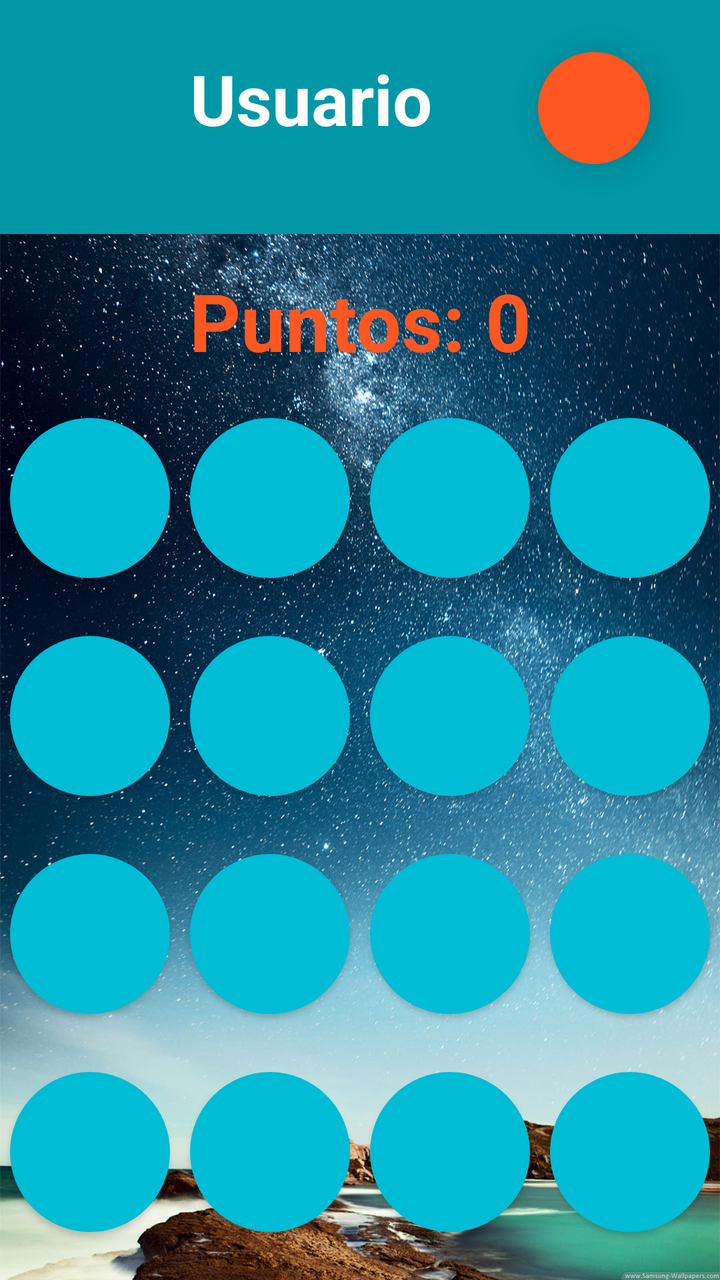
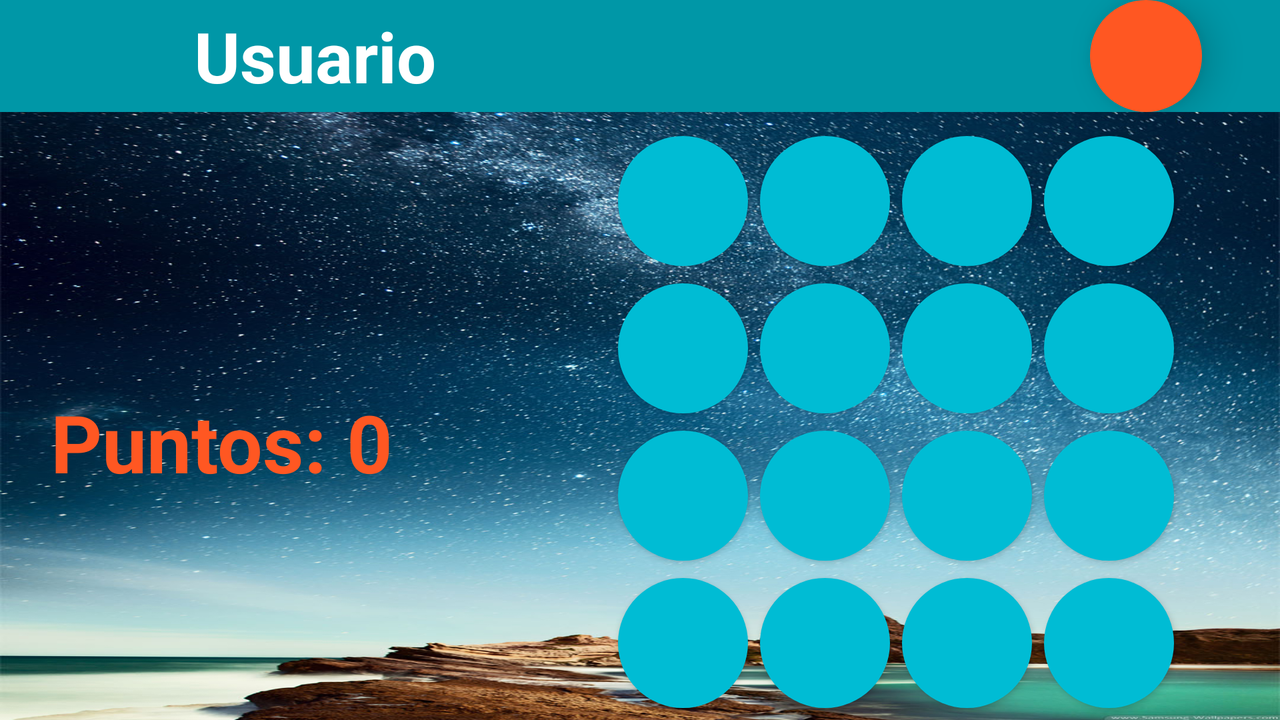

An Android layout and its configuration variant, each rendered on a device that would load it. The default file and the variant file are quoted in full after the pictures.
<!-- AndroidManifest.xml: application theme AppTheme -->
<!-- res/layout/activity_avanzado.xml -->
<LinearLayout xmlns:android="http://schemas.android.com/apk/res/android"
    xmlns:tools="http://schemas.android.com/tools"
    xmlns:app="http://schemas.android.com/apk/res-auto"
    android:layout_height="match_parent"
    android:layout_width="match_parent"
    tools:context="com.puche.juegomaterial.Avanzado"
    android:orientation="vertical"
    android:background="@drawable/fondo3"
    android:id="@+id/view">

    <RelativeLayout
        android:layout_width="match_parent"
        android:layout_height="117dp"
        android:background="@color/primaryDark"
        >

        <TextView
            android:id="@+id/texto"
            android:layout_width="wrap_content"
            android:layout_height="wrap_content"
            android:text="@string/Usuario"
            android:textSize="35dp"
            android:textStyle="bold"
            android:layout_marginLeft="15dp"
            android:textAppearance="?android:attr/textAppearanceLarge"
            android:layout_alignParentTop="true"
            android:layout_toRightOf="@+id/imageButton"
            android:layout_toEndOf="@+id/imageButton"
            android:layout_marginTop="26dp" />

        <ImageButton
            android:layout_width="50dp"
            android:layout_height="50dp"
            android:id="@+id/imageButton"
            android:background="@drawable/user_icon2"
            android:layout_marginLeft="30dp"
            android:layout_alignBottom="@+id/texto"
            android:layout_alignParentLeft="true"
            android:layout_alignParentStart="true"
            android:layout_marginStart="30dp" />

        <android.support.design.widget.FloatingActionButton
            android:id="@+id/fab"
            android:layout_width="wrap_content"
            android:layout_height="wrap_content"
            android:layout_gravity="end|bottom"
            app:borderWidth="0dp"
            app:elevation="10dp"
            android:background="@drawable/ic_apps"
            android:layout_marginRight="35dp"
            android:layout_marginEnd="35dp"
            android:layout_alignTop="@+id/texto"
            android:layout_alignParentRight="true"
            android:layout_alignParentEnd="true" />
    </RelativeLayout>

    <LinearLayout
        android:orientation="vertical"
        android:layout_width="0dp"
        android:layout_height="0dp"
        android:id="@+id/historial">

    </LinearLayout>
    <RelativeLayout
        android:layout_width="match_parent"
        android:layout_height="0dp"
        android:layout_weight="0.8">

        <TextView
            android:layout_width="wrap_content"
            android:layout_height="wrap_content"
            android:gravity="center_horizontal"
            android:textSize="40dp"
            android:textStyle="bold"
            android:textColor="@color/accent"
            android:text="Puntos: 0"
            android:id="@+id/puntos"
            android:layout_centerVertical="true"
            android:layout_centerHorizontal="true" />

    </RelativeLayout>
    <LinearLayout
        android:layout_width="wrap_content"
        android:layout_height="0dp"
        android:layout_weight="4"

        android:id="@+id/botones"
        android:orientation="vertical"
        android:layout_gravity="center">
        <LinearLayout
            android:layout_width="wrap_content"
            android:layout_height="0dp"
            android:orientation="horizontal"
            android:layout_weight="1"
            android:id="@+id/lwidth"
            android:layout_gravity="center_horizontal">

            <Button
                android:layout_width="80dp"
                android:layout_height="80dp"
                android:layout_weight="0"
                android:text=""
                android:textColor="@color/accent"
                android:textSize="50dp"
                android:textStyle="bold"
                android:id="@+id/b11"
                android:onClick="verificar"
                android:background="@drawable/btn_circle"
                android:layout_margin="5dp"
                android:elevation="10dp"/>
            <Button
                android:layout_width="80dp"
                android:layout_height="80dp"
                android:layout_weight="0"
                android:text=""
                android:textColor="@color/accent"
                android:textSize="50dp"
                android:textStyle="bold"
                android:id="@+id/b12"
                android:onClick="verificar"
                android:background="@drawable/btn_circle"
                android:layout_margin="5dp"/>

            <Button
                android:layout_width="80dp"
                android:layout_height="80dp"
                android:layout_weight="0"
                android:text=""
                android:textColor="@color/accent"
                android:textSize="50dp"
                android:textStyle="bold"
                android:id="@+id/b13"
                android:onClick="verificar"
                android:background="@drawable/btn_circle"
                android:layout_margin="5dp"/>
            <Button
                android:layout_width="80dp"
                android:layout_height="80dp"
                android:layout_weight="0"
                android:text=""
                android:textColor="@color/accent"
                android:textSize="50dp"
                android:textStyle="bold"
                android:id="@+id/b14"
                android:onClick="verificar"
                android:background="@drawable/btn_circle"
                android:layout_margin="5dp"/>
        </LinearLayout>

        <LinearLayout
            android:layout_width="match_parent"
            android:layout_height="0dp"
            android:orientation="horizontal"
            android:layout_weight="1">

            <Button
                android:layout_width="80dp"
                android:layout_height="80dp"
                android:layout_weight="0"
                android:text=""
                android:textColor="@color/accent"
                android:textSize="50dp"
                android:textStyle="bold"
                android:id="@+id/b21"
                android:onClick="verificar"
                android:background="@drawable/btn_circle"
                android:layout_margin="5dp"/>
            <Button
                android:layout_width="80dp"
                android:layout_height="80dp"
                android:layout_weight="0"
                android:text=""
                android:textColor="@color/accent"
                android:textSize="50dp"
                android:textStyle="bold"
                android:id="@+id/b22"
                android:onClick="verificar"
                android:background="@drawable/btn_circle"
                android:layout_margin="5dp"/>
            <Button
                android:layout_width="80dp"
                android:layout_height="80dp"
                android:layout_weight="0"
                android:text=""
                android:textColor="@color/accent"
                android:textSize="50dp"
                android:textStyle="bold"
                android:id="@+id/b23"
                android:onClick="verificar"
                android:background="@drawable/btn_circle"
                android:layout_margin="5dp"/>
            <Button
                android:layout_width="80dp"
                android:layout_height="80dp"
                android:layout_weight="0"
                android:text=""
                android:textColor="@color/accent"
                android:textSize="50dp"
                android:textStyle="bold"
                android:id="@+id/b24"
                android:onClick="verificar"
                android:background="@drawable/btn_circle"
                android:layout_margin="5dp"/>
        </LinearLayout>

        <LinearLayout
            android:layout_width="match_parent"
            android:layout_height="0dp"
            android:orientation="horizontal"
            android:layout_weight="1">

            <Button
                android:layout_width="80dp"
                android:layout_height="80dp"
                android:layout_weight="0"
                android:text=""
                android:textColor="@color/accent"
                android:textSize="50dp"
                android:textStyle="bold"
                android:id="@+id/b31"
                android:onClick="verificar"
                android:background="@drawable/btn_circle"
                android:layout_margin="5dp"/>
            <Button
                android:layout_width="80dp"
                android:layout_height="80dp"
                android:layout_weight="0"
                android:text=""
                android:textColor="@color/accent"
                android:textSize="50dp"
                android:textStyle="bold"
                android:id="@+id/b32"
                android:onClick="verificar"
                android:background="@drawable/btn_circle"
                android:layout_margin="5dp"/>
            <Button
                android:layout_width="80dp"
                android:layout_height="80dp"
                android:layout_weight="0"
                android:text=""
                android:textColor="@color/accent"
                android:textSize="50dp"
                android:textStyle="bold"
                android:id="@+id/b33"
                android:onClick="verificar"
                android:background="@drawable/btn_circle"
                android:layout_margin="5dp"/>
            <Button
                android:layout_width="80dp"
                android:layout_height="80dp"
                android:layout_weight="0"
                android:text=""
                android:textColor="@color/accent"
                android:textSize="50dp"
                android:textStyle="bold"
                android:id="@+id/b34"
                android:onClick="verificar"
                android:background="@drawable/btn_circle"
                android:layout_margin="5dp"/>
        </LinearLayout>

        <LinearLayout
            android:layout_width="match_parent"
            android:layout_height="0dp"
            android:orientation="horizontal"
            android:layout_weight="1">

            <Button
                android:layout_width="80dp"
                android:layout_height="80dp"
                android:layout_weight="0"
                android:text=""
                android:textColor="@color/accent"
                android:textSize="50dp"
                android:textStyle="bold"
                android:id="@+id/b41"
                android:onClick="verificar"
                android:background="@drawable/btn_circle"
                android:layout_margin="5dp"/>
            <Button
                android:layout_width="80dp"
                android:layout_height="80dp"
                android:layout_weight="0"
                android:text=""
                android:textColor="@color/accent"
                android:textSize="50dp"
                android:textStyle="bold"
                android:id="@+id/b42"
                android:onClick="verificar"
                android:background="@drawable/btn_circle"
                android:layout_margin="5dp"/>
            <Button
                android:layout_width="80dp"
                android:layout_height="80dp"
                android:layout_weight="0"
                android:text=""
                android:textColor="@color/accent"
                android:textSize="50dp"
                android:textStyle="bold"
                android:id="@+id/b43"
                android:onClick="verificar"
                android:background="@drawable/btn_circle"
                android:layout_margin="5dp"/>
            <Button
                android:layout_width="80dp"
                android:layout_height="80dp"
                android:layout_weight="0"
                android:text=""
                android:textColor="@color/accent"
                android:textSize="50dp"
                android:textStyle="bold"
                android:id="@+id/b44"
                android:onClick="verificar"
                android:background="@drawable/btn_circle"
                android:layout_margin="5dp"/>
        </LinearLayout>



    </LinearLayout>


</LinearLayout>
<!-- resources referenced by this layout -->
<resources>
  <!-- from res/values-v21/ -->
  <color name="accent">#FF5722</color>
  <!-- from res/values-v21/ -->
  <color name="primaryDark">#0097A7</color>
  <!-- drawable btn_circle (drawable) -->
  <?xml version="1.0" encoding="utf-8"?>
  <selector xmlns:android="http://schemas.android.com/apk/res/android">
      <item android:state_activated="true" android:drawable="@drawable/btn_circle_press"/>
      <item android:state_empty="true" android:drawable="@drawable/btn_circle_hide"/>
      <item android:drawable="@drawable/btn_circle_default"
          />
  
  </selector>
  <!-- drawable fondo3: jpg bitmap (drawable, 428645 bytes) -->
  <!-- drawable ic_apps: png bitmap (drawable, 413 bytes) -->
  <string name="Usuario">Usuario</string>
  <!-- from res/values-v21/ -->
  <style name="AppTheme" parent="Theme.AppCompat.NoActionBar">
  
          <item name="colorPrimary">@color/primary</item>
          <item name="colorPrimaryDark">@color/primaryDark</item>
          <item name="colorAccent">@color/accent</item>
          <item name="windowActionBar">false</item>
          <item name="windowNoTitle">true</item>
      </style>
  <!-- drawable btn_circle_press (drawable) -->
  <?xml version="1.0" encoding="utf-8"?>
  <shape xmlns:android="http://schemas.android.com/apk/res/android"
  
      android:shape="oval">
      <solid android:color="#ff747e" />
      <size android:height="700dp" android:width="700dp" />
  
  
  </shape>
  <!-- drawable btn_circle_hide (drawable) -->
  <?xml version="1.0" encoding="utf-8"?>
  <shape xmlns:android="http://schemas.android.com/apk/res/android"
  
      android:shape="oval">
      <solid android:color="#000303" />
      <size android:height="700dp" android:width="700dp" />
  
  
  </shape>
  <!-- drawable btn_circle_default (drawable) -->
  <?xml version="1.0" encoding="utf-8"?>
  <shape xmlns:android="http://schemas.android.com/apk/res/android"
  
  android:shape="oval">
  <solid android:color="@color/primary" />
      <size android:height="200dp" android:width="200dp" />
  
  
  </shape>
  <!-- from res/values-v21/ -->
  <color name="primary">#00BCD4</color>
</resources>
<!-- res/layout-land/activity_avanzado.xml (the repository's variant of the layout above) -->
<!-- drawn on the phone turned sideways -->
<LinearLayout xmlns:android="http://schemas.android.com/apk/res/android"
    xmlns:tools="http://schemas.android.com/tools"
    xmlns:app="http://schemas.android.com/apk/res-auto"
    android:layout_height="match_parent"
    android:layout_width="match_parent"
    tools:context="com.puche.juegomaterial.Avanzado"
    android:orientation="vertical"
    android:background="@drawable/fondo3"
    android:id="@+id/view">

    <RelativeLayout
        android:layout_width="match_parent"
        android:layout_height="wrap_content"
        android:background="@color/primaryDark"
        >

        <TextView
            android:id="@+id/texto"
            android:layout_width="wrap_content"
            android:layout_height="wrap_content"
            android:text="@string/Usuario"
            android:textSize="35dp"
            android:textStyle="bold"
            android:layout_marginLeft="27dp"
            android:textAppearance="?android:attr/textAppearanceLarge"
            android:layout_centerVertical="true"
            android:layout_toRightOf="@+id/imageButton"
            android:layout_toEndOf="@+id/imageButton"
            android:layout_marginStart="27dp" />

        <ImageButton
            android:layout_width="50dp"
            android:layout_height="50dp"
            android:id="@+id/imageButton"
            android:background="@drawable/user_icon2"
            android:layout_marginLeft="30dp"
            android:layout_alignBottom="@+id/texto"
            android:layout_alignParentLeft="true"
            android:layout_alignParentStart="true"
            android:layout_marginStart="20dp" />

        <android.support.design.widget.FloatingActionButton
            android:id="@+id/fab"
            android:layout_width="wrap_content"
            android:layout_height="wrap_content"
            android:layout_gravity="end|bottom"
            app:borderWidth="0dp"
            app:elevation="10dp"
            android:background="@drawable/ic_apps"
            android:layout_marginRight="39dp"
            android:layout_marginEnd="39dp"
            android:layout_alignParentTop="true"
            android:layout_alignParentRight="true"
            android:layout_alignParentEnd="true" />
    </RelativeLayout>

    <LinearLayout
        android:orientation="vertical"
        android:layout_width="0dp"
        android:layout_height="0dp"
        android:id="@+id/historial">

    </LinearLayout>
    <RelativeLayout
        android:layout_width="match_parent"
        android:layout_height="0dp"
        android:layout_weight="0.8">

    </RelativeLayout>

    <TextView
        android:layout_width="wrap_content"
        android:layout_height="wrap_content"
        android:gravity="center_horizontal"
        android:textSize="40dp"
        android:textStyle="bold"
        android:textColor="@color/accent"
        android:text="Puntos: 0"
        android:layout_marginTop="130dp"
        android:layout_marginLeft="25dp"
        android:id="@+id/puntos"
        android:layout_centerVertical="true"
        android:layout_centerHorizontal="true" />

    <LinearLayout
        android:layout_width="wrap_content"
        android:layout_height="wrap_content"
        android:layout_weight="1"
        android:id="@+id/botones"
        android:orientation="vertical"
        android:layout_marginTop="-183dp"
        android:layout_marginLeft="50dp"
        android:layout_marginRight="50dp"
        android:layout_gravity="center|right">
        <LinearLayout
            android:layout_width="wrap_content"
            android:layout_height="0dp"
            android:orientation="horizontal"
            android:layout_weight="1"
            android:id="@+id/lwidth"
            android:layout_gravity="center_horizontal">

            <Button
                android:layout_width="65dp"
                android:layout_height="65dp"
                android:layout_weight="0"
                android:text=""
                android:textColor="@color/accent"
                android:textSize="50dp"
                android:textStyle="bold"
                android:id="@+id/b11"
                android:onClick="verificar"
                android:background="@drawable/btn_circle"
                android:layout_margin="3dp"
                android:elevation="10dp"/>
            <Button
                android:layout_width="65dp"
                android:layout_height="65dp"
                android:layout_weight="0"
                android:text=""
                android:textColor="@color/accent"
                android:textSize="50dp"
                android:textStyle="bold"
                android:id="@+id/b12"
                android:onClick="verificar"
                android:background="@drawable/btn_circle"
                android:layout_margin="3dp"/>

            <Button
                android:layout_width="65dp"
                android:layout_height="65dp"
                android:layout_weight="0"
                android:text=""
                android:textColor="@color/accent"
                android:textSize="50dp"
                android:textStyle="bold"
                android:id="@+id/b13"
                android:onClick="verificar"
                android:background="@drawable/btn_circle"
                android:layout_margin="3dp"/>
            <Button
                android:layout_width="65dp"
                android:layout_height="65dp"
                android:layout_weight="0"
                android:text=""
                android:textColor="@color/accent"
                android:textSize="50dp"
                android:textStyle="bold"
                android:id="@+id/b14"
                android:onClick="verificar"
                android:background="@drawable/btn_circle"
                android:layout_margin="3dp"/>
        </LinearLayout>

        <LinearLayout
            android:layout_width="match_parent"
            android:layout_height="0dp"
            android:orientation="horizontal"
            android:layout_weight="1">

            <Button
                android:layout_width="65dp"
                android:layout_height="65dp"
                android:layout_weight="0"
                android:text=""
                android:textColor="@color/accent"
                android:textSize="50dp"
                android:textStyle="bold"
                android:id="@+id/b21"
                android:onClick="verificar"
                android:background="@drawable/btn_circle"
                android:layout_margin="3dp"/>
            <Button
                android:layout_width="65dp"
                android:layout_height="65dp"
                android:layout_weight="0"
                android:text=""
                android:textColor="@color/accent"
                android:textSize="50dp"
                android:textStyle="bold"
                android:id="@+id/b22"
                android:onClick="verificar"
                android:background="@drawable/btn_circle"
                android:layout_margin="3dp"/>
            <Button
                android:layout_width="65dp"
                android:layout_height="65dp"
                android:layout_weight="0"
                android:text=""
                android:textColor="@color/accent"
                android:textSize="50dp"
                android:textStyle="bold"
                android:id="@+id/b23"
                android:onClick="verificar"
                android:background="@drawable/btn_circle"
                android:layout_margin="3dp"/>
            <Button
                android:layout_width="65dp"
                android:layout_height="65dp"
                android:layout_weight="0"
                android:text=""
                android:textColor="@color/accent"
                android:textSize="50dp"
                android:textStyle="bold"
                android:id="@+id/b24"
                android:onClick="verificar"
                android:background="@drawable/btn_circle"
                android:layout_margin="3dp"/>
        </LinearLayout>

        <LinearLayout
            android:layout_width="match_parent"
            android:layout_height="0dp"
            android:orientation="horizontal"
            android:layout_weight="1">

            <Button
                android:layout_width="65dp"
                android:layout_height="65dp"
                android:layout_weight="0"
                android:text=""
                android:textColor="@color/accent"
                android:textSize="50dp"
                android:textStyle="bold"
                android:id="@+id/b31"
                android:onClick="verificar"
                android:background="@drawable/btn_circle"
                android:layout_margin="3dp"/>
            <Button
                android:layout_width="65dp"
                android:layout_height="65dp"
                android:layout_weight="0"
                android:text=""
                android:textColor="@color/accent"
                android:textSize="50dp"
                android:textStyle="bold"
                android:id="@+id/b32"
                android:onClick="verificar"
                android:background="@drawable/btn_circle"
                android:layout_margin="3dp"/>
            <Button
                android:layout_width="65dp"
                android:layout_height="65dp"
                android:layout_weight="0"
                android:text=""
                android:textColor="@color/accent"
                android:textSize="50dp"
                android:textStyle="bold"
                android:id="@+id/b33"
                android:onClick="verificar"
                android:background="@drawable/btn_circle"
                android:layout_margin="3dp"/>
            <Button
                android:layout_width="65dp"
                android:layout_height="65dp"
                android:layout_weight="0"
                android:text=""
                android:textColor="@color/accent"
                android:textSize="50dp"
                android:textStyle="bold"
                android:id="@+id/b34"
                android:onClick="verificar"
                android:background="@drawable/btn_circle"
                android:layout_margin="3dp"/>
        </LinearLayout>

        <LinearLayout
            android:layout_width="match_parent"
            android:layout_height="0dp"
            android:orientation="horizontal"
            android:layout_weight="1">

            <Button
                android:layout_width="65dp"
                android:layout_height="65dp"
                android:layout_weight="0"
                android:text=""
                android:textColor="@color/accent"
                android:textSize="50dp"
                android:textStyle="bold"
                android:id="@+id/b41"
                android:onClick="verificar"
                android:background="@drawable/btn_circle"
                android:layout_margin="3dp"/>
            <Button
                android:layout_width="65dp"
                android:layout_height="65dp"
                android:layout_weight="0"
                android:text=""
                android:textColor="@color/accent"
                android:textSize="50dp"
                android:textStyle="bold"
                android:id="@+id/b42"
                android:onClick="verificar"
                android:background="@drawable/btn_circle"
                android:layout_margin="3dp"/>
            <Button
                android:layout_width="65dp"
                android:layout_height="65dp"
                android:layout_weight="0"
                android:text=""
                android:textColor="@color/accent"
                android:textSize="50dp"
                android:textStyle="bold"
                android:id="@+id/b43"
                android:onClick="verificar"
                android:background="@drawable/btn_circle"
                android:layout_margin="3dp"/>
            <Button
                android:layout_width="65dp"
                android:layout_height="65dp"
                android:layout_weight="0"
                android:text=""
                android:textColor="@color/accent"
                android:textSize="50dp"
                android:textStyle="bold"
                android:id="@+id/b44"
                android:onClick="verificar"
                android:background="@drawable/btn_circle"
                android:layout_margin="3dp"/>
        </LinearLayout>



    </LinearLayout>


</LinearLayout>
